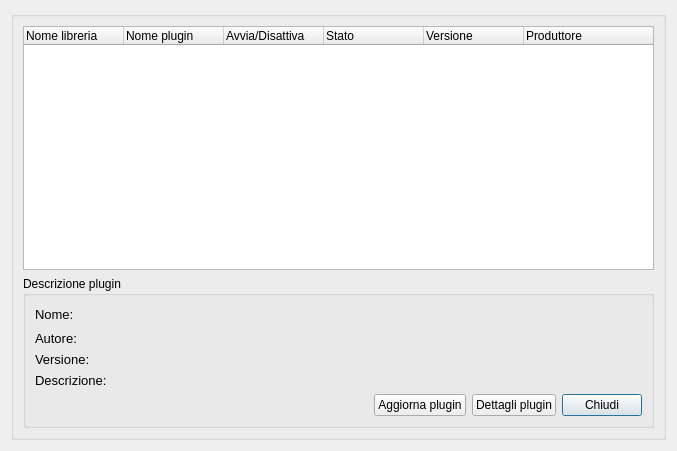
<?xml version="1.0" encoding="UTF-8"?>
<ui version="4.0">
 <class>pluginmanager</class>
 <widget class="QDialog" name="pluginmanager">
  <property name="geometry">
   <rect>
    <x>0</x>
    <y>0</y>
    <width>677</width>
    <height>451</height>
   </rect>
  </property>
  <property name="windowTitle">
   <string>Gestione plugin</string>
  </property>
  <property name="windowIcon">
   <iconset>
    <normaloff>:/images/logo.png</normaloff>:/images/logo.png</iconset>
  </property>
  <property name="modal">
   <bool>true</bool>
  </property>
  <layout class="QGridLayout" name="gridLayout_3">
   <item row="0" column="0">
    <widget class="QGroupBox" name="groupBox">
     <property name="sizePolicy">
      <sizepolicy hsizetype="Preferred" vsizetype="Preferred">
       <horstretch>0</horstretch>
       <verstretch>0</verstretch>
      </sizepolicy>
     </property>
     <property name="title">
      <string/>
     </property>
     <layout class="QGridLayout" name="gridLayout">
      <item row="1" column="0" colspan="2">
       <widget class="QGroupBox" name="groupBox_2">
        <property name="sizePolicy">
         <sizepolicy hsizetype="Preferred" vsizetype="Preferred">
          <horstretch>0</horstretch>
          <verstretch>0</verstretch>
         </sizepolicy>
        </property>
        <property name="title">
         <string>Descrizione plugin</string>
        </property>
        <layout class="QGridLayout" name="gridLayout_2">
         <item row="4" column="1">
          <widget class="QLabel" name="label_2">
           <property name="font">
            <font>
             <family>Helvetica</family>
             <pointsize>10</pointsize>
             <weight>75</weight>
             <italic>false</italic>
             <bold>true</bold>
             <underline>false</underline>
             <strikeout>false</strikeout>
            </font>
           </property>
           <property name="text">
            <string>&lt;!DOCTYPE HTML PUBLIC &quot;-//W3C//DTD HTML 4.0//EN&quot; &quot;http://www.w3.org/TR/REC-html40/strict.dtd&quot;&gt;
&lt;html&gt;&lt;head&gt;&lt;meta name=&quot;qrichtext&quot; content=&quot;1&quot; /&gt;&lt;style type=&quot;text/css&quot;&gt;
p, li { white-space: pre-wrap; }
&lt;/style&gt;&lt;/head&gt;&lt;body style=&quot; font-family:'Helvetica'; font-size:10pt; font-weight:600; font-style:normal;&quot;&gt;
&lt;p style=&quot; margin-top:0px; margin-bottom:0px; margin-left:0px; margin-right:0px; -qt-block-indent:0; text-indent:0px;&quot;&gt;&lt;span style=&quot; font-weight:400;&quot;&gt;Versione:&lt;/span&gt;&lt;/p&gt;&lt;/body&gt;&lt;/html&gt;</string>
           </property>
          </widget>
         </item>
         <item row="3" column="1">
          <widget class="QLabel" name="label_3">
           <property name="font">
            <font>
             <family>Helvetica</family>
             <pointsize>10</pointsize>
             <weight>50</weight>
             <italic>false</italic>
             <bold>false</bold>
             <underline>false</underline>
             <strikeout>false</strikeout>
            </font>
           </property>
           <property name="text">
            <string>&lt;!DOCTYPE HTML PUBLIC &quot;-//W3C//DTD HTML 4.0//EN&quot; &quot;http://www.w3.org/TR/REC-html40/strict.dtd&quot;&gt;
&lt;html&gt;&lt;head&gt;&lt;meta name=&quot;qrichtext&quot; content=&quot;1&quot; /&gt;&lt;style type=&quot;text/css&quot;&gt;
p, li { white-space: pre-wrap; }
&lt;/style&gt;&lt;/head&gt;&lt;body style=&quot; font-family:'Helvetica'; font-size:10pt; font-weight:400; font-style:normal;&quot;&gt;
&lt;p style=&quot; margin-top:0px; margin-bottom:0px; margin-left:0px; margin-right:0px; -qt-block-indent:0; text-indent:0px;&quot;&gt;Autore:&lt;/p&gt;&lt;/body&gt;&lt;/html&gt;</string>
           </property>
          </widget>
         </item>
         <item row="4" column="2" colspan="4">
          <widget class="QLabel" name="versione">
           <property name="text">
            <string/>
           </property>
          </widget>
         </item>
         <item row="5" column="1">
          <widget class="QLabel" name="label_4">
           <property name="font">
            <font>
             <family>Helvetica</family>
             <pointsize>10</pointsize>
             <weight>75</weight>
             <italic>false</italic>
             <bold>true</bold>
             <underline>false</underline>
             <strikeout>false</strikeout>
            </font>
           </property>
           <property name="text">
            <string>&lt;!DOCTYPE HTML PUBLIC &quot;-//W3C//DTD HTML 4.0//EN&quot; &quot;http://www.w3.org/TR/REC-html40/strict.dtd&quot;&gt;
&lt;html&gt;&lt;head&gt;&lt;meta name=&quot;qrichtext&quot; content=&quot;1&quot; /&gt;&lt;style type=&quot;text/css&quot;&gt;
p, li { white-space: pre-wrap; }
&lt;/style&gt;&lt;/head&gt;&lt;body style=&quot; font-family:'Helvetica'; font-size:10pt; font-weight:600; font-style:normal;&quot;&gt;
&lt;p style=&quot; margin-top:0px; margin-bottom:0px; margin-left:0px; margin-right:0px; -qt-block-indent:0; text-indent:0px;&quot;&gt;&lt;span style=&quot; font-weight:400;&quot;&gt;Descrizione:&lt;/span&gt;&lt;/p&gt;&lt;/body&gt;&lt;/html&gt;</string>
           </property>
          </widget>
         </item>
         <item row="6" column="5">
          <widget class="QPushButton" name="chiudi">
           <property name="sizePolicy">
            <sizepolicy hsizetype="Fixed" vsizetype="Fixed">
             <horstretch>0</horstretch>
             <verstretch>0</verstretch>
            </sizepolicy>
           </property>
           <property name="contextMenuPolicy">
            <enum>Qt::NoContextMenu</enum>
           </property>
           <property name="layoutDirection">
            <enum>Qt::LeftToRight</enum>
           </property>
           <property name="text">
            <string>Chiudi</string>
           </property>
           <property name="icon">
            <iconset resource="../../backup_restore_db/images.qrc">
             <normaloff>:/images/dialog-close.png</normaloff>:/images/dialog-close.png</iconset>
           </property>
           <property name="default">
            <bool>false</bool>
           </property>
           <property name="flat">
            <bool>false</bool>
           </property>
          </widget>
         </item>
         <item row="1" column="1" rowspan="2">
          <widget class="QLabel" name="label">
           <property name="font">
            <font>
             <family>Helvetica</family>
             <pointsize>10</pointsize>
             <weight>75</weight>
             <italic>false</italic>
             <bold>true</bold>
             <underline>false</underline>
             <strikeout>false</strikeout>
            </font>
           </property>
           <property name="text">
            <string>&lt;!DOCTYPE HTML PUBLIC &quot;-//W3C//DTD HTML 4.0//EN&quot; &quot;http://www.w3.org/TR/REC-html40/strict.dtd&quot;&gt;
&lt;html&gt;&lt;head&gt;&lt;meta name=&quot;qrichtext&quot; content=&quot;1&quot; /&gt;&lt;style type=&quot;text/css&quot;&gt;
p, li { white-space: pre-wrap; }
&lt;/style&gt;&lt;/head&gt;&lt;body style=&quot; font-family:'Helvetica'; font-size:10pt; font-weight:600; font-style:normal;&quot;&gt;
&lt;p style=&quot; margin-top:0px; margin-bottom:0px; margin-left:0px; margin-right:0px; -qt-block-indent:0; text-indent:0px;&quot;&gt;&lt;span style=&quot; font-weight:400;&quot;&gt;Nome:&lt;/span&gt;&lt;/p&gt;&lt;/body&gt;&lt;/html&gt;</string>
           </property>
          </widget>
         </item>
         <item row="3" column="2" colspan="4">
          <widget class="QLabel" name="autore">
           <property name="text">
            <string/>
           </property>
          </widget>
         </item>
         <item row="5" column="2" colspan="4">
          <widget class="QLabel" name="descrizione">
           <property name="text">
            <string/>
           </property>
           <property name="scaledContents">
            <bool>true</bool>
           </property>
          </widget>
         </item>
         <item row="6" column="2">
          <spacer name="horizontalSpacer">
           <property name="orientation">
            <enum>Qt::Horizontal</enum>
           </property>
           <property name="sizeHint" stdset="0">
            <size>
             <width>40</width>
             <height>20</height>
            </size>
           </property>
          </spacer>
         </item>
         <item row="6" column="4">
          <widget class="QPushButton" name="dett_plugin">
           <property name="text">
            <string>Dettagli plugin</string>
           </property>
           <property name="icon">
            <iconset resource="../fabaria.qrc">
             <normaloff>:/images/go-next.png</normaloff>:/images/go-next.png</iconset>
           </property>
          </widget>
         </item>
         <item row="1" column="2" colspan="4">
          <widget class="QLabel" name="nome">
           <property name="text">
            <string/>
           </property>
          </widget>
         </item>
         <item row="6" column="3">
          <widget class="QPushButton" name="up_plugin">
           <property name="text">
            <string>Aggiorna plugin</string>
           </property>
           <property name="icon">
            <iconset resource="../fabaria.qrc">
             <normaloff>:/images/system-software-update.png</normaloff>:/images/system-software-update.png</iconset>
           </property>
          </widget>
         </item>
        </layout>
       </widget>
      </item>
      <item row="0" column="0" colspan="2">
       <widget class="QTreeWidget" name="treeWidget">
        <property name="editTriggers">
         <set>QAbstractItemView::DoubleClicked</set>
        </property>
        <property name="indentation">
         <number>30</number>
        </property>
        <property name="animated">
         <bool>true</bool>
        </property>
        <property name="headerHidden">
         <bool>false</bool>
        </property>
        <attribute name="headerDefaultSectionSize">
         <number>100</number>
        </attribute>
        <attribute name="headerMinimumSectionSize">
         <number>20</number>
        </attribute>
        <attribute name="headerStretchLastSection">
         <bool>true</bool>
        </attribute>
        <column>
         <property name="text">
          <string>Nome libreria</string>
         </property>
        </column>
        <column>
         <property name="text">
          <string>Nome plugin</string>
         </property>
        </column>
        <column>
         <property name="text">
          <string>Avvia/Disattiva</string>
         </property>
        </column>
        <column>
         <property name="text">
          <string>Stato</string>
         </property>
        </column>
        <column>
         <property name="text">
          <string notr="true">Versione</string>
         </property>
        </column>
        <column>
         <property name="text">
          <string notr="true">Produttore</string>
         </property>
        </column>
       </widget>
      </item>
     </layout>
    </widget>
   </item>
  </layout>
 </widget>
 <tabstops>
  <tabstop>dett_plugin</tabstop>
  <tabstop>chiudi</tabstop>
  <tabstop>treeWidget</tabstop>
 </tabstops>
 <resources>
  <include location="../../backup_restore_db/images.qrc"/>
  <include location="../fabaria.qrc"/>
  <include location="../../initdb/images.qrc"/>
 </resources>
 <connections/>
</ui>
